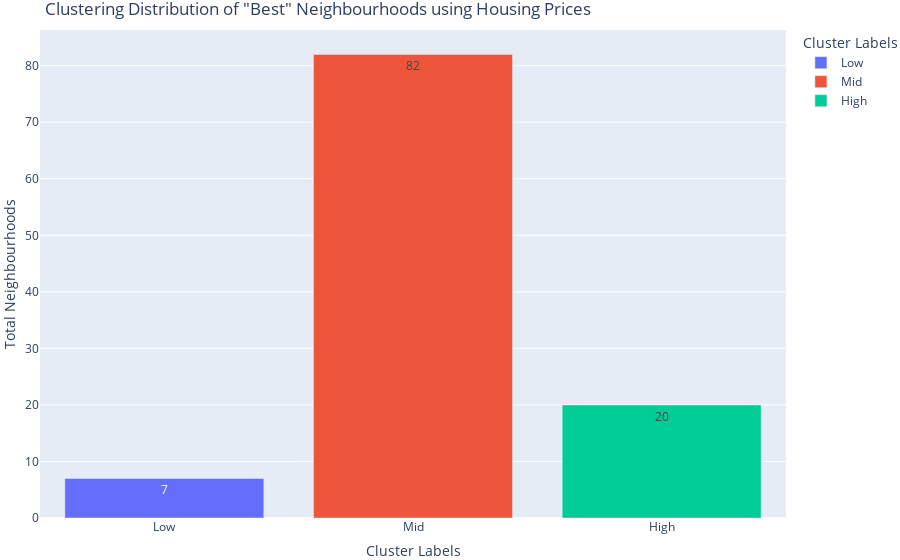

Source (notebook cell):
### Code cell
# Bar chart from Clustering using Secondary benchmark
cluster_barchart2 = px.bar(Bardata2, x="Cluster Labels", y="Total Neighbourhoods",  color="Cluster Labels", 
                          text='Total Neighbourhoods', category_orders={"Cluster Labels": ["0", "1", "2"]})
              
cluster_barchart2.update_xaxes(type='category')
cluster_barchart2.update_layout(title = 'Clustering Distribution of "Best" Neighbourhoods using Housing Prices',
                         margin={"r":0,"t":30,"l":0,"b":0})
cluster_barchart2.show()

### Figure 1 — Plotly figure (JSON) as saved in the notebook; plotly's stock layout.template omitted (floating-point values rounded to 4 significant figures)
{"data": [{"alignmentgroup": "True", "hovertemplate": "Cluster Labels=%{x}<br>Total Neighbourhoods=%{text}<extra></extra>", "legendgroup": "Low", "marker": {"color": "#636efa"}, "name": "Low", "offsetgroup": "Low", "orientation": "v", "showlegend": true, "text": [7], "textposition": "auto", "type": "bar", "x": ["Low"], "xaxis": "x", "y": [7], "yaxis": "y"}, {"alignmentgroup": "True", "hovertemplate": "Cluster Labels=%{x}<br>Total Neighbourhoods=%{text}<extra></extra>", "legendgroup": "Mid", "marker": {"color": "#EF553B"}, "name": "Mid", "offsetgroup": "Mid", "orientation": "v", "showlegend": true, "text": [82], "textposition": "auto", "type": "bar", "x": ["Mid"], "xaxis": "x", "y": [82], "yaxis": "y"}, {"alignmentgroup": "True", "hovertemplate": "Cluster Labels=%{x}<br>Total Neighbourhoods=%{text}<extra></extra>", "legendgroup": "High", "marker": {"color": "#00cc96"}, "name": "High", "offsetgroup": "High", "orientation": "v", "showlegend": true, "text": [20], "textposition": "auto", "type": "bar", "x": ["High"], "xaxis": "x", "y": [20], "yaxis": "y"}], "layout": {"barmode": "relative", "legend": {"title": {"text": "Cluster Labels"}, "tracegroupgap": 0}, "margin": {"b": 0, "l": 0, "r": 0, "t": 30}, "title": {"text": "Clustering Distribution of \"Best\" Neighbourhoods using Housing Prices"}, "xaxis": {"anchor": "y", "categoryarray": ["0", "1", "2", "Low", "Mid", "High"], "categoryorder": "array", "domain": [0, 1], "title": {"text": "Cluster Labels"}, "type": "category"}, "yaxis": {"anchor": "x", "domain": [0, 1], "title": {"text": "Total Neighbourhoods"}}}}
